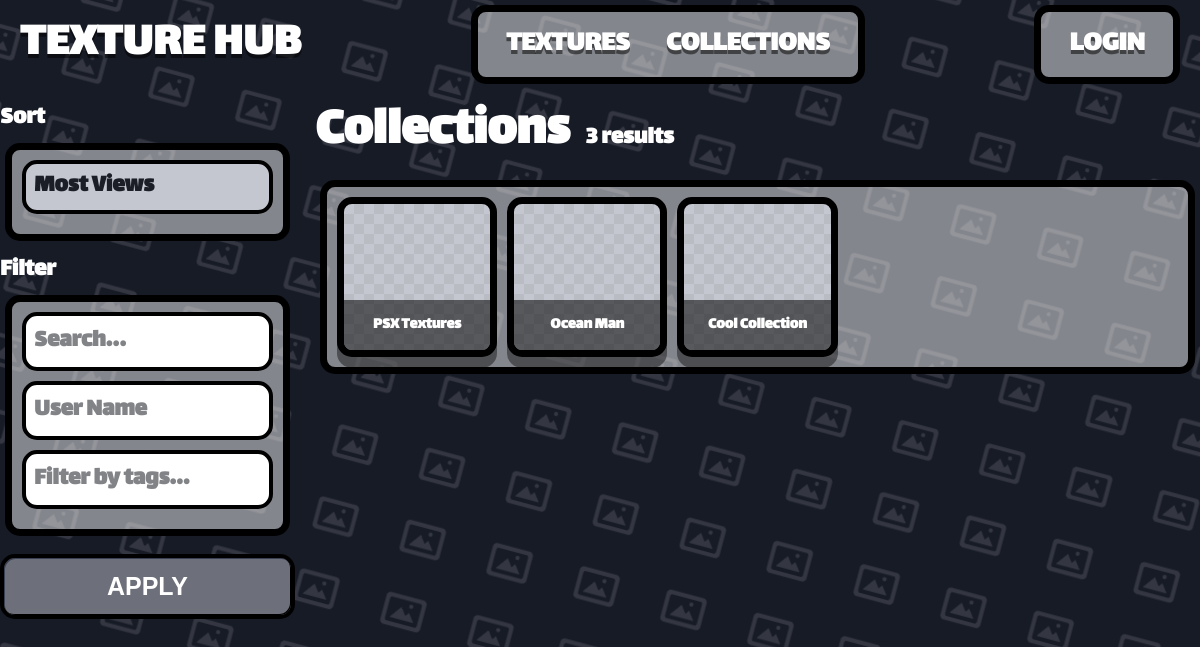
/1, run on an earlier commit of the app's database.
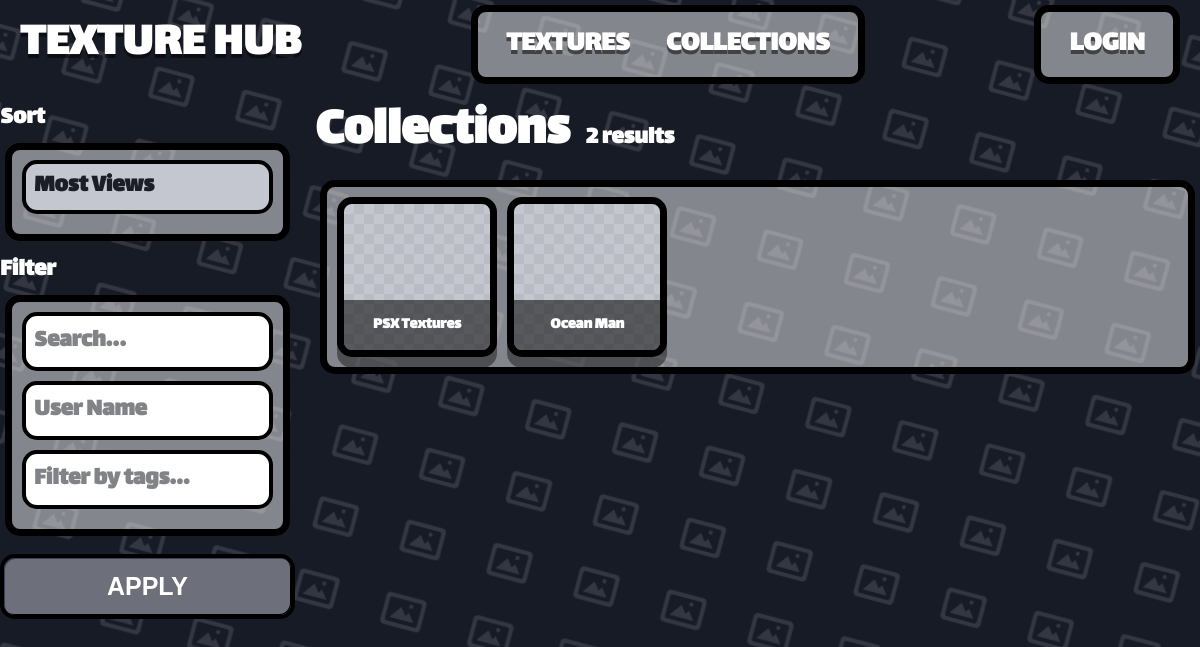
And on a later commit of the database.
### app.py (models this page shows)
class Collection(db.Model):  # pylint: disable=too-few-public-methods
    __tablename__ = "Collection"
    collection_id = db.Column(db.Integer, primary_key=True)
    collection_name = db.Column(db.String(80), unique=True, nullable=False)
    collection_user_id = db.Column(db.String(120), nullable=False)
    collection_rating = db.Column(db.Integer, default=0)

### app.py (the view)
@app.route("/<int:page>", methods=["POST", "GET"])
def home(page=0):
    page_items, name_field, tags_field, owner_field = _get_page_config(page)
    params = _get_filter_params()
    filtered_items = _filter_by_name(page_items, name_field, params["search"])
    filtered_items = [
        item for item in filtered_items
        if item in _filter_by_owner(page_items, owner_field, params["user"])
    ]
    filtered_items = [
        item for item in filtered_items
        if item in _filter_by_tags(page_items, tags_field, params["tags"])
    ]
    if page == 0:
        view_counts, download_counts = _get_texture_counts()
    else:
        view_counts, download_counts = {}, {}
    filtered_items = _sort_items(
        filtered_items, params["sort"], name_field, view_counts, download_counts
    )
    return render_template(
        "home.html",
        user=get_current_user(),
        items=filtered_items,
        page=page,
        search_query=params["search"],
        tag_query=params["tags"],
        user_query=params["user"],
    )

### app.py (called while the page is built, shortened)
def get_current_user():
    user_id = session.get("user_id")
    if user_id is None:
        return None
    return User.query.get(user_id)

def _get_page_config(page):
    if page == 0:
        return Texture.query.all(), "texture_name", "texture_tags", "texture_user_id"
    if page == 1:
        return Collection.query.all(), "collection_name", None, "collection_user_id"
    return [], None, None, None

def _get_filter_params():
    source = request.form if request.method == "POST" else request.args
    return {
        "search": source.get("search", "").strip(),
        "tags": source.get("tags", "").strip(),
        "user": source.get("user", "").strip(),
        "sort": source.get("sort", ""),
    }

def _filter_by_name(page_items, name_field, search_query):
    if not search_query or len(search_query) >= NAME_MAX_LENGTH:
        return page_items

def _filter_by_owner(page_items, owner_field, user_query):
    if not (user_query and owner_field) or len(user_query) >= NAME_MAX_LENGTH:
        return page_items

def _filter_by_tags(page_items, tags_field, tag_query):
    if not (tags_field and tag_query) or len(tag_query) >= NAME_MAX_LENGTH:
        return page_items

### templates/home.html (shortened to what this page needs)
{% extends "template.html" %}
{% block content %}
<div class="th-textures-layout">
    <aside class="th-sidebar">
        <form action="/{{ page }}" method="post">
            <label class="th-label" for="sort">Sort</label>
            <div class="container">
                <div class="th-filter-group">
                    <select class="th-input th-select" id="sort" name="sort">
                        <option value="views">Most Views</option>
                    </select>
                </div>
            </div>
            <label class="th-label" for="search">Filter</label>
            <div class="container">
                <div class="th-filter-group">
                    <input class="th-input" id="search" type="text" name="search" placeholder="Search..."
                        value="{{ search_query }}">
                </div>
                <div class="th-filter-group">
                    <input class="th-input" id="user" type="text" name="user" placeholder="User Name"
                        value="{{ user_query }}">
                </div>
                <div class="th-filter-group">
                    <input class="th-input" id="tags" type="text" name="tags" placeholder="Filter by tags..."
                        value="{{ tag_query }}">
                </div>
            </div>
            <button class="th-btn th-btn-block" type="submit">Apply</button>
        </form>
    </aside>
    <section class="th-textures-main">
        <div class="th-textures-header">
            <h1>{% if page == 1 %}Collections{% else %}Textures{% endif %}</h1>
            <div class="th-results-count">{{ items|length }} results</div>
        </div>
        <div class="container">
            <div class="th-grid-scroll">
                <div class="th-texture-grid">
                    {% for item in items %}
                    {% if page == 0 %}
                    {% include "texture_template.html" %}
                    {% elif page == 1 %}
                    {% include "collection_template.html" %}
                    {% endif %}
                    {% endfor %}
                </div>
            </div>
        </div>
    </section>
</div>
{% endblock %}

### templates/collection_template.html
<a href="/collection/{{ item.collection_id }}" class="item">
    <div class="item-thumb"></div>
    <div class="item-name">{{ item.collection_name }}</div>
</a>

What changed in the data, as far as the page shows it:
removed Collection: collection_name "Cool Collection"
Also different on the page:
{{ items|length }}: "3" → "2"
